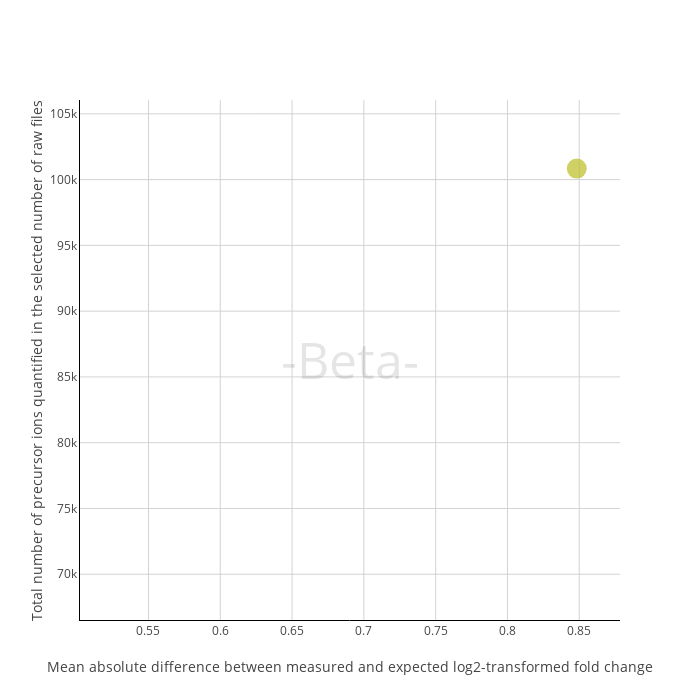

Notebook source saved alongside this figure:
### Code cell
plot, results_spectronaut = plot_performance_metrics(file_paths_spectronaut_versioning)
plot

### Figure 1 — Plotly figure (JSON) as saved in the notebook; plotly's stock layout.template omitted (floating-point values rounded to 4 significant figures)
{"data": [{"hovertext": ["ProteoBench ID: Spectronaut_20241122_130508<br>Software tool: Spectronaut 19.0.240606.62635<br>Comment (private submission): "], "marker": {"color": ["#bcbd22"], "showscale": false, "size": [20]}, "mode": "markers", "name": "Spectronaut", "type": "scatter", "x": [0.8483], "y": [100839]}], "layout": {"annotations": [{"font": {"color": "rgba(0,0,0,0.1)", "size": 50}, "showarrow": false, "text": "-Beta-", "x": 0.5, "xref": "paper", "y": 0.5, "yref": "paper"}], "clickmode": "event+select", "height": 700, "width": 700, "xaxis": {"gridcolor": "lightgray", "gridwidth": 1, "linecolor": "black", "range": [0.5023, 0.8784], "showgrid": true, "title": {"text": "Mean absolute difference between measured and expected log2-transformed fold change"}}, "yaxis": {"gridcolor": "lightgray", "gridwidth": 1, "linecolor": "black", "range": [66521, 106052], "showgrid": true, "title": {"text": "Total number of precursor ions quantified in the selected number of raw files"}}}}
